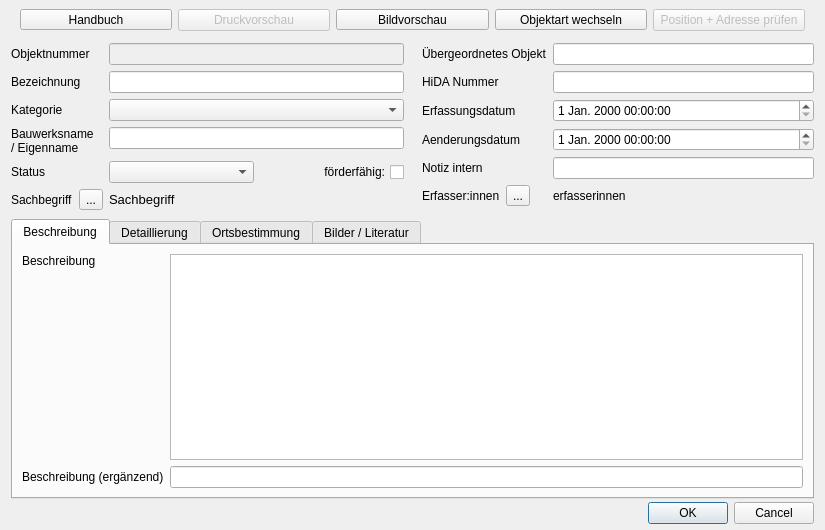
<?xml version="1.0" encoding="UTF-8"?>
<ui version="4.0">
 <class>objektbereich</class>
 <widget class="QDialog" name="objektbereich">
  <property name="geometry">
   <rect>
    <x>0</x>
    <y>0</y>
    <width>825</width>
    <height>530</height>
   </rect>
  </property>
  <property name="sizePolicy">
   <sizepolicy hsizetype="MinimumExpanding" vsizetype="MinimumExpanding">
    <horstretch>0</horstretch>
    <verstretch>0</verstretch>
   </sizepolicy>
  </property>
  <property name="minimumSize">
   <size>
    <width>825</width>
    <height>530</height>
   </size>
  </property>
  <property name="maximumSize">
   <size>
    <width>2000</width>
    <height>1600</height>
   </size>
  </property>
  <property name="windowTitle">
   <string>Formular</string>
  </property>
  <property name="windowOpacity">
   <double>1.000000000000000</double>
  </property>
  <property name="layoutDirection">
   <enum>Qt::LeftToRight</enum>
  </property>
  <property name="autoFillBackground">
   <bool>true</bool>
  </property>
  <property name="locale">
   <locale language="German" country="Germany"/>
  </property>
  <property name="sizeGripEnabled">
   <bool>false</bool>
  </property>
  <layout class="QVBoxLayout" name="verticalLayout_2">
   <property name="spacing">
    <number>3</number>
   </property>
   <property name="topMargin">
    <number>0</number>
   </property>
   <property name="bottomMargin">
    <number>6</number>
   </property>
   <item>
    <widget class="QWidget" name="menu" native="true">
     <property name="minimumSize">
      <size>
       <width>0</width>
       <height>40</height>
      </size>
     </property>
     <property name="maximumSize">
      <size>
       <width>16777215</width>
       <height>40</height>
      </size>
     </property>
     <layout class="QHBoxLayout" name="horizontalLayout_3">
      <property name="topMargin">
       <number>0</number>
      </property>
      <property name="bottomMargin">
       <number>0</number>
      </property>
      <item>
       <widget class="QToolButton" name="btn_manual">
        <property name="enabled">
         <bool>true</bool>
        </property>
        <property name="sizePolicy">
         <sizepolicy hsizetype="Preferred" vsizetype="Fixed">
          <horstretch>0</horstretch>
          <verstretch>0</verstretch>
         </sizepolicy>
        </property>
        <property name="text">
         <string>Handbuch</string>
        </property>
       </widget>
      </item>
      <item>
       <widget class="QPushButton" name="btn_printpreview">
        <property name="enabled">
         <bool>false</bool>
        </property>
        <property name="sizePolicy">
         <sizepolicy hsizetype="Preferred" vsizetype="Fixed">
          <horstretch>0</horstretch>
          <verstretch>0</verstretch>
         </sizepolicy>
        </property>
        <property name="text">
         <string>Druckvorschau</string>
        </property>
       </widget>
      </item>
      <item>
       <widget class="QToolButton" name="btn_imagepreview">
        <property name="enabled">
         <bool>true</bool>
        </property>
        <property name="sizePolicy">
         <sizepolicy hsizetype="Preferred" vsizetype="Fixed">
          <horstretch>0</horstretch>
          <verstretch>0</verstretch>
         </sizepolicy>
        </property>
        <property name="text">
         <string>Bildvorschau</string>
        </property>
       </widget>
      </item>
      <item>
       <widget class="QToolButton" name="btn_changetype">
        <property name="sizePolicy">
         <sizepolicy hsizetype="Preferred" vsizetype="Fixed">
          <horstretch>0</horstretch>
          <verstretch>0</verstretch>
         </sizepolicy>
        </property>
        <property name="text">
         <string>Objektart wechseln</string>
        </property>
       </widget>
      </item>
      <item>
       <widget class="QPushButton" name="btn_checkposition">
        <property name="enabled">
         <bool>false</bool>
        </property>
        <property name="sizePolicy">
         <sizepolicy hsizetype="Preferred" vsizetype="Fixed">
          <horstretch>0</horstretch>
          <verstretch>0</verstretch>
         </sizepolicy>
        </property>
        <property name="text">
         <string>Position + Adresse prüfen</string>
        </property>
       </widget>
      </item>
     </layout>
    </widget>
   </item>
   <item>
    <layout class="QVBoxLayout" name="verticalLayout">
     <property name="sizeConstraint">
      <enum>QLayout::SetDefaultConstraint</enum>
     </property>
     <item>
      <layout class="QHBoxLayout" name="TopRow" stretch="1,1">
       <property name="spacing">
        <number>6</number>
       </property>
       <property name="bottomMargin">
        <number>6</number>
       </property>
       <item>
        <layout class="QFormLayout" name="TopLeftGrid">
         <property name="rightMargin">
          <number>6</number>
         </property>
         <item row="0" column="0">
          <widget class="QLabel" name="lbl_objnr">
           <property name="text">
            <string>Objektnummer</string>
           </property>
          </widget>
         </item>
         <item row="0" column="1">
          <widget class="QLineEdit" name="objekt_nr">
           <property name="enabled">
            <bool>false</bool>
           </property>
           <property name="font">
            <font>
             <weight>75</weight>
             <bold>true</bold>
            </font>
           </property>
          </widget>
         </item>
         <item row="1" column="0">
          <widget class="QLabel" name="lbl_bezeichnung">
           <property name="enabled">
            <bool>true</bool>
           </property>
           <property name="text">
            <string>Bezeichnung</string>
           </property>
          </widget>
         </item>
         <item row="1" column="1">
          <widget class="QLineEdit" name="bezeichnung">
           <property name="clearButtonEnabled">
            <bool>false</bool>
           </property>
          </widget>
         </item>
         <item row="2" column="0">
          <widget class="QLabel" name="label_4">
           <property name="text">
            <string>Kategorie</string>
           </property>
          </widget>
         </item>
         <item row="2" column="1">
          <widget class="QComboBox" name="kategorie"/>
         </item>
         <item row="3" column="0">
          <widget class="QLabel" name="label_3">
           <property name="font">
            <font>
             <pointsize>9</pointsize>
            </font>
           </property>
           <property name="text">
            <string>Bauwerksname / Eigenname</string>
           </property>
           <property name="wordWrap">
            <bool>true</bool>
           </property>
          </widget>
         </item>
         <item row="3" column="1">
          <widget class="QLineEdit" name="bauwerksname_eigenname">
           <property name="clearButtonEnabled">
            <bool>false</bool>
           </property>
          </widget>
         </item>
         <item row="4" column="0">
          <widget class="QLabel" name="label_24">
           <property name="text">
            <string>Status</string>
           </property>
          </widget>
         </item>
         <item row="4" column="1">
          <layout class="QHBoxLayout" name="CheckBoxRow">
           <item>
            <widget class="QComboBox" name="status_bearbeitung">
             <property name="toolTip">
              <string>[in Bearbeitung]: für neu angelegte Objekte
[zur Prüfung freigegeben]: wird in der nächsten Korrekturrunde bearbeitet
[abgeschlossen]: kann publiziert werden
[in Prüfung]: befindet sich aktuell in der Textkorrektur</string>
             </property>
            </widget>
           </item>
           <item>
            <widget class="QCheckBox" name="foerderfaehig">
             <property name="layoutDirection">
              <enum>Qt::RightToLeft</enum>
             </property>
             <property name="text">
              <string>förderfähig:</string>
             </property>
            </widget>
           </item>
          </layout>
         </item>
         <item row="5" column="0">
          <layout class="QHBoxLayout" name="layout_sachbegriff">
           <item>
            <widget class="QLabel" name="label">
             <property name="text">
              <string>Sachbegriff</string>
             </property>
            </widget>
           </item>
           <item>
            <widget class="QToolButton" name="btn_sachbegriff">
             <property name="text">
              <string>...</string>
             </property>
            </widget>
           </item>
          </layout>
         </item>
         <item row="5" column="1">
          <widget class="QLabel" name="lbl_sachbegriff">
           <property name="font">
            <font>
             <pointsize>10</pointsize>
             <weight>50</weight>
             <bold>false</bold>
            </font>
           </property>
           <property name="text">
            <string>Sachbegriff</string>
           </property>
           <property name="textFormat">
            <enum>Qt::AutoText</enum>
           </property>
           <property name="alignment">
            <set>Qt::AlignLeading|Qt::AlignLeft|Qt::AlignVCenter</set>
           </property>
           <property name="wordWrap">
            <bool>true</bool>
           </property>
          </widget>
         </item>
        </layout>
       </item>
       <item>
        <layout class="QFormLayout" name="TopRightGrid">
         <property name="rowWrapPolicy">
          <enum>QFormLayout::WrapLongRows</enum>
         </property>
         <property name="leftMargin">
          <number>6</number>
         </property>
         <item row="0" column="0">
          <widget class="QLabel" name="label_20">
           <property name="text">
            <string>Übergeordnetes Objekt</string>
           </property>
          </widget>
         </item>
         <item row="0" column="1">
          <widget class="QLineEdit" name="rel_objekt_nr">
           <property name="toolTip">
            <string>Verweist über die Objektnummer auf hierarchisch übergeordnete Objekte.
Es muss eine gültige Objekt-Nummer angegeben werden!</string>
           </property>
           <property name="clearButtonEnabled">
            <bool>false</bool>
           </property>
          </widget>
         </item>
         <item row="1" column="0">
          <widget class="QLabel" name="label_7">
           <property name="text">
            <string>HiDA Nummer</string>
           </property>
          </widget>
         </item>
         <item row="1" column="1">
          <widget class="QLineEdit" name="hida_nr">
           <property name="clearButtonEnabled">
            <bool>false</bool>
           </property>
          </widget>
         </item>
         <item row="2" column="0">
          <widget class="QLabel" name="lbl_objnr_2">
           <property name="text">
            <string>Erfassungsdatum</string>
           </property>
          </widget>
         </item>
         <item row="2" column="1">
          <widget class="QgsDateTimeEdit" name="erfassungsdatum"/>
         </item>
         <item row="3" column="0">
          <widget class="QLabel" name="lbl_objnr_3">
           <property name="text">
            <string>Aenderungsdatum</string>
           </property>
          </widget>
         </item>
         <item row="3" column="1">
          <widget class="QgsDateTimeEdit" name="aenderungsdatum"/>
         </item>
         <item row="4" column="0">
          <widget class="QLabel" name="label_6">
           <property name="text">
            <string>Notiz intern</string>
           </property>
          </widget>
         </item>
         <item row="4" column="1">
          <widget class="QLineEdit" name="notiz_intern"/>
         </item>
         <item row="5" column="0">
          <layout class="QHBoxLayout" name="layout_erfasser">
           <item>
            <widget class="QLabel" name="lbl_erfasser">
             <property name="enabled">
              <bool>true</bool>
             </property>
             <property name="text">
              <string>Erfasser:innen</string>
             </property>
            </widget>
           </item>
           <item>
            <widget class="QToolButton" name="btn_erfasser">
             <property name="text">
              <string>...</string>
             </property>
            </widget>
           </item>
          </layout>
         </item>
         <item row="5" column="1">
          <widget class="QLabel" name="lbl_return_erfasser">
           <property name="text">
            <string>erfasserinnen</string>
           </property>
           <property name="wordWrap">
            <bool>true</bool>
           </property>
           <property name="indent">
            <number>0</number>
           </property>
          </widget>
         </item>
        </layout>
       </item>
      </layout>
     </item>
     <item>
      <widget class="QTabWidget" name="BottomRow_Tabs">
       <property name="currentIndex">
        <number>0</number>
       </property>
       <widget class="QWidget" name="TabBeschreibung">
        <attribute name="title">
         <string>Beschreibung</string>
        </attribute>
        <layout class="QGridLayout" name="gridLayout">
         <item row="0" column="0">
          <widget class="QLabel" name="lbl_beschreibung">
           <property name="text">
            <string>Beschreibung</string>
           </property>
           <property name="alignment">
            <set>Qt::AlignLeading|Qt::AlignLeft|Qt::AlignTop</set>
           </property>
          </widget>
         </item>
         <item row="0" column="1">
          <widget class="QTextEdit" name="beschreibung"/>
         </item>
         <item row="1" column="0">
          <widget class="QLabel" name="label_2">
           <property name="text">
            <string>Beschreibung (ergänzend)</string>
           </property>
          </widget>
         </item>
         <item row="1" column="1">
          <widget class="QLineEdit" name="beschreibung_ergaenzung"/>
         </item>
        </layout>
       </widget>
       <widget class="QWidget" name="TabDetaillierung">
        <attribute name="title">
         <string>Detaillierung</string>
        </attribute>
        <layout class="QFormLayout" name="formLayout">
         <item row="0" column="0">
          <widget class="QLabel" name="label_16">
           <property name="text">
            <string>Schutzstatus</string>
           </property>
          </widget>
         </item>
         <item row="0" column="1">
          <widget class="QComboBox" name="schutzstatus"/>
         </item>
         <item row="1" column="0">
          <widget class="QLabel" name="label_17">
           <property name="text">
            <string>Datierung</string>
           </property>
          </widget>
         </item>
         <item row="1" column="1">
          <layout class="QHBoxLayout" name="layoutDatum">
           <item>
            <widget class="QToolButton" name="btn_datierung">
             <property name="text">
              <string>...</string>
             </property>
            </widget>
           </item>
           <item>
            <widget class="QLabel" name="lbl_return_datierung">
             <property name="font">
              <font>
               <pointsize>10</pointsize>
               <weight>50</weight>
               <bold>false</bold>
              </font>
             </property>
             <property name="text">
              <string>datierungen</string>
             </property>
             <property name="textFormat">
              <enum>Qt::PlainText</enum>
             </property>
             <property name="alignment">
              <set>Qt::AlignLeading|Qt::AlignLeft|Qt::AlignVCenter</set>
             </property>
             <property name="wordWrap">
              <bool>true</bool>
             </property>
             <property name="margin">
              <number>6</number>
             </property>
            </widget>
           </item>
          </layout>
         </item>
         <item row="2" column="0">
          <widget class="QLabel" name="label_22">
           <property name="text">
            <string>Funktion / Nutzung</string>
           </property>
          </widget>
         </item>
         <item row="2" column="1">
          <layout class="QHBoxLayout" name="layoutNutzung">
           <item>
            <widget class="QToolButton" name="btn_nutzung">
             <property name="text">
              <string>...</string>
             </property>
            </widget>
           </item>
           <item>
            <widget class="QLabel" name="lbl_return_nutzung">
             <property name="font">
              <font>
               <pointsize>10</pointsize>
               <weight>50</weight>
               <bold>false</bold>
              </font>
             </property>
             <property name="text">
              <string>nutzung</string>
             </property>
             <property name="textFormat">
              <enum>Qt::PlainText</enum>
             </property>
             <property name="alignment">
              <set>Qt::AlignLeading|Qt::AlignLeft|Qt::AlignVCenter</set>
             </property>
             <property name="wordWrap">
              <bool>true</bool>
             </property>
             <property name="margin">
              <number>6</number>
             </property>
            </widget>
           </item>
          </layout>
         </item>
         <item row="3" column="0">
          <widget class="QLabel" name="label_21">
           <property name="text">
            <string>&lt;html&gt;&lt;head/&gt;&lt;body&gt;&lt;p&gt;Personen&lt;br/&gt;Unternehmen&lt;/p&gt;&lt;/body&gt;&lt;/html&gt;</string>
           </property>
          </widget>
         </item>
         <item row="3" column="1">
          <layout class="QHBoxLayout" name="layoutPersonen">
           <item>
            <widget class="QToolButton" name="btn_personen">
             <property name="text">
              <string>...</string>
             </property>
            </widget>
           </item>
           <item>
            <widget class="QLabel" name="lbl_return_personen">
             <property name="font">
              <font>
               <pointsize>10</pointsize>
               <weight>50</weight>
               <bold>false</bold>
              </font>
             </property>
             <property name="text">
              <string>personen</string>
             </property>
             <property name="textFormat">
              <enum>Qt::PlainText</enum>
             </property>
             <property name="alignment">
              <set>Qt::AlignLeading|Qt::AlignLeft|Qt::AlignVCenter</set>
             </property>
             <property name="wordWrap">
              <bool>true</bool>
             </property>
             <property name="margin">
              <number>6</number>
             </property>
            </widget>
           </item>
          </layout>
         </item>
        </layout>
       </widget>
       <widget class="QWidget" name="TabOrtsbestimmung">
        <attribute name="title">
         <string>Ortsbestimmung</string>
        </attribute>
        <layout class="QFormLayout" name="formLayout_2">
         <item row="0" column="0">
          <widget class="QLabel" name="label_8">
           <property name="text">
            <string>Kreis</string>
           </property>
          </widget>
         </item>
         <item row="0" column="1">
          <widget class="QLineEdit" name="kreis"/>
         </item>
         <item row="1" column="0">
          <widget class="QLabel" name="label_10">
           <property name="text">
            <string>Gemeinde</string>
           </property>
          </widget>
         </item>
         <item row="1" column="1">
          <widget class="QLineEdit" name="gemeinde"/>
         </item>
         <item row="2" column="0">
          <widget class="QLabel" name="label_9">
           <property name="text">
            <string>Ort</string>
           </property>
          </widget>
         </item>
         <item row="2" column="1">
          <layout class="QHBoxLayout" name="hlayout_OrtSorbisch">
           <item>
            <widget class="QLineEdit" name="ort"/>
           </item>
           <item>
            <widget class="QLabel" name="label_11">
             <property name="text">
              <string>Sorbisch</string>
             </property>
            </widget>
           </item>
           <item>
            <widget class="QLineEdit" name="sorbisch"/>
           </item>
          </layout>
         </item>
         <item row="3" column="0">
          <widget class="QLabel" name="label_12">
           <property name="text">
            <string>Straße</string>
           </property>
          </widget>
         </item>
         <item row="3" column="1">
          <layout class="QHBoxLayout" name="hlayout_StrNr">
           <item>
            <widget class="QLineEdit" name="strasse"/>
           </item>
           <item>
            <widget class="QLabel" name="label_13">
             <property name="text">
              <string>Hausnummer</string>
             </property>
            </widget>
           </item>
           <item>
            <widget class="QLineEdit" name="hausnummer"/>
           </item>
          </layout>
         </item>
         <item row="4" column="0">
          <widget class="QLabel" name="label_14">
           <property name="text">
            <string>Gemarkung / Flurstück</string>
           </property>
          </widget>
         </item>
         <item row="4" column="1">
          <widget class="QLineEdit" name="gem_flur"/>
         </item>
         <item row="5" column="0">
          <widget class="QLabel" name="label_19">
           <property name="text">
            <string>Lagebeschreibung</string>
           </property>
          </widget>
         </item>
         <item row="5" column="1">
          <widget class="QLineEdit" name="lagebeschreibung"/>
         </item>
         <item row="6" column="0">
          <widget class="QLabel" name="label_23">
           <property name="text">
            <string>Blickbeziehung</string>
           </property>
          </widget>
         </item>
         <item row="6" column="1">
          <layout class="QHBoxLayout" name="layoutBlickbeziehung">
           <item>
            <widget class="QToolButton" name="btn_blickbeziehung">
             <property name="text">
              <string>...</string>
             </property>
            </widget>
           </item>
           <item>
            <widget class="QLabel" name="lbl_return_blickbeziehung">
             <property name="font">
              <font>
               <pointsize>10</pointsize>
               <weight>50</weight>
               <bold>false</bold>
              </font>
             </property>
             <property name="text">
              <string>Blickbeziehung</string>
             </property>
             <property name="textFormat">
              <enum>Qt::PlainText</enum>
             </property>
             <property name="alignment">
              <set>Qt::AlignLeading|Qt::AlignLeft|Qt::AlignVCenter</set>
             </property>
             <property name="wordWrap">
              <bool>true</bool>
             </property>
             <property name="margin">
              <number>0</number>
             </property>
            </widget>
           </item>
          </layout>
         </item>
        </layout>
       </widget>
       <widget class="QWidget" name="TabBilder">
        <attribute name="title">
         <string>Bilder / Literatur</string>
        </attribute>
        <layout class="QGridLayout" name="gridLayout_2">
         <item row="0" column="0">
          <widget class="QLabel" name="label_18">
           <property name="text">
            <string>Anmerkungen</string>
           </property>
          </widget>
         </item>
         <item row="0" column="1">
          <widget class="QLineEdit" name="bilder_anmerkung"/>
         </item>
         <item row="1" column="0">
          <widget class="QLabel" name="lbl_bilder">
           <property name="text">
            <string>Bilder</string>
           </property>
           <property name="alignment">
            <set>Qt::AlignLeading|Qt::AlignLeft|Qt::AlignTop</set>
           </property>
          </widget>
         </item>
         <item row="1" column="1">
          <layout class="QHBoxLayout" name="horizontalLayout">
           <item alignment="Qt::AlignTop">
            <widget class="QToolButton" name="btn_bilder">
             <property name="text">
              <string>...</string>
             </property>
            </widget>
           </item>
           <item>
            <widget class="QScrollArea" name="scrollArea">
             <property name="frameShape">
              <enum>QFrame::NoFrame</enum>
             </property>
             <property name="frameShadow">
              <enum>QFrame::Plain</enum>
             </property>
             <property name="lineWidth">
              <number>0</number>
             </property>
             <property name="widgetResizable">
              <bool>true</bool>
             </property>
             <widget class="QWidget" name="scrollAreaWidgetContents">
              <property name="geometry">
               <rect>
                <x>0</x>
                <y>0</y>
                <width>635</width>
                <height>68</height>
               </rect>
              </property>
              <layout class="QHBoxLayout" name="horizontalLayout_4">
               <property name="spacing">
                <number>0</number>
               </property>
               <property name="leftMargin">
                <number>0</number>
               </property>
               <property name="topMargin">
                <number>0</number>
               </property>
               <property name="rightMargin">
                <number>0</number>
               </property>
               <property name="bottomMargin">
                <number>0</number>
               </property>
               <item>
                <widget class="QLabel" name="lbl_return_bilder">
                 <property name="font">
                  <font>
                   <pointsize>10</pointsize>
                  </font>
                 </property>
                 <property name="text">
                  <string>dateinamen</string>
                 </property>
                 <property name="alignment">
                  <set>Qt::AlignLeading|Qt::AlignLeft|Qt::AlignTop</set>
                 </property>
                 <property name="wordWrap">
                  <bool>true</bool>
                 </property>
                </widget>
               </item>
              </layout>
             </widget>
            </widget>
           </item>
          </layout>
         </item>
         <item row="2" column="0" colspan="2">
          <widget class="Line" name="line">
           <property name="orientation">
            <enum>Qt::Horizontal</enum>
           </property>
          </widget>
         </item>
         <item row="3" column="0">
          <widget class="QLabel" name="lbl_literatur">
           <property name="text">
            <string>Literatur / Quellen</string>
           </property>
           <property name="alignment">
            <set>Qt::AlignLeading|Qt::AlignLeft|Qt::AlignTop</set>
           </property>
          </widget>
         </item>
         <item row="3" column="1">
          <layout class="QHBoxLayout" name="horizontalLayout_2">
           <item alignment="Qt::AlignTop">
            <widget class="QToolButton" name="btn_literatur">
             <property name="text">
              <string>...</string>
             </property>
            </widget>
           </item>
           <item>
            <widget class="QScrollArea" name="scrollArea_2">
             <property name="frameShape">
              <enum>QFrame::NoFrame</enum>
             </property>
             <property name="frameShadow">
              <enum>QFrame::Plain</enum>
             </property>
             <property name="lineWidth">
              <number>0</number>
             </property>
             <property name="widgetResizable">
              <bool>true</bool>
             </property>
             <widget class="QWidget" name="scrollAreaWidgetContents_2">
              <property name="geometry">
               <rect>
                <x>0</x>
                <y>0</y>
                <width>635</width>
                <height>68</height>
               </rect>
              </property>
              <layout class="QHBoxLayout" name="horizontalLayout_5">
               <property name="spacing">
                <number>0</number>
               </property>
               <property name="leftMargin">
                <number>0</number>
               </property>
               <property name="topMargin">
                <number>0</number>
               </property>
               <property name="rightMargin">
                <number>0</number>
               </property>
               <property name="bottomMargin">
                <number>0</number>
               </property>
               <item>
                <widget class="QLabel" name="lbl_return_literatur">
                 <property name="font">
                  <font>
                   <pointsize>10</pointsize>
                  </font>
                 </property>
                 <property name="text">
                  <string>literatur</string>
                 </property>
                 <property name="alignment">
                  <set>Qt::AlignLeading|Qt::AlignLeft|Qt::AlignTop</set>
                 </property>
                 <property name="wordWrap">
                  <bool>true</bool>
                 </property>
                </widget>
               </item>
              </layout>
             </widget>
            </widget>
           </item>
          </layout>
         </item>
        </layout>
       </widget>
      </widget>
     </item>
    </layout>
   </item>
   <item>
    <widget class="QDialogButtonBox" name="buttonBox">
     <property name="standardButtons">
      <set>QDialogButtonBox::Cancel|QDialogButtonBox::Ok</set>
     </property>
    </widget>
   </item>
  </layout>
 </widget>
 <customwidgets>
  <customwidget>
   <class>QgsDateTimeEdit</class>
   <extends>QDateTimeEdit</extends>
   <header>qgsdatetimeedit.h</header>
  </customwidget>
 </customwidgets>
 <resources/>
 <connections/>
</ui>
